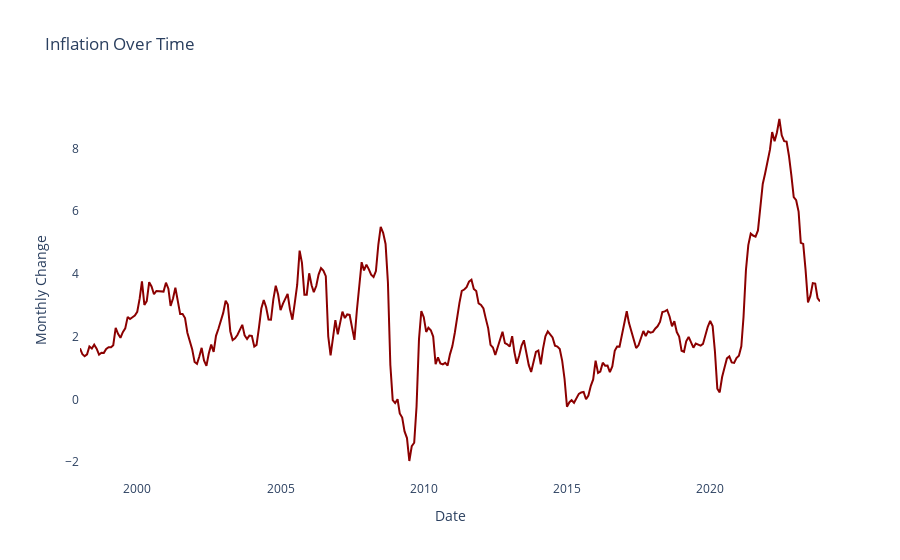

Notebook cell for this chart:
### Code cell
fig = px.line(inflation, x='DATE', y='MonthlyChange', title='Inflation Over Time',
              labels={'DATE': 'Date', 'MonthlyChange': 'Monthly Change'})

# Make visual modifications
fig.update_traces(
    line=dict(color='darkred', width=2),  # Change line color to dark red and set line width
    mode='lines',  # Set mode to 'lines' only (without markers)
)

fig.update_layout(
    hovermode='x unified',
    plot_bgcolor='rgba(0, 0, 0, 0)',  # Set the background color of the plot
)

# Save the plot as an HTML file
fig.write_html('inflation_plot_custom.html')
fig.show()

### Figure 1 — Plotly figure (JSON) as saved in the notebook; plotly's stock layout.template omitted (floating-point values rounded to 4 significant figures; data arrays with more than 128 entries replaced by an {"elided": "..."} marker saying what was removed)
{"data": [{"hovertemplate": "Date=%{x}<br>Monthly Change=%{y}<extra></extra>", "legendgroup": "", "line": {"color": "darkred", "dash": "solid", "width": 2}, "marker": {"symbol": "circle"}, "mode": "lines", "name": "", "orientation": "v", "showlegend": false, "type": "scatter", "x": {"elided": "311 str values"}, "xaxis": "x", "y": {"elided": "311 float values"}, "yaxis": "y"}], "layout": {"hovermode": "x unified", "legend": {"tracegroupgap": 0}, "plot_bgcolor": "rgba(0, 0, 0, 0)", "title": {"text": "Inflation Over Time"}, "xaxis": {"anchor": "y", "domain": [0, 1], "title": {"text": "Date"}}, "yaxis": {"anchor": "x", "domain": [0, 1], "title": {"text": "Monthly Change"}}}}
